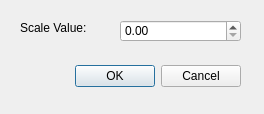
<?xml version="1.0" encoding="UTF-8"?>
<ui version="4.0">
 <class>SubregionRmsScaleDialog</class>
 <widget class="QDialog" name="SubregionRmsScaleDialog">
  <property name="geometry">
   <rect>
    <x>0</x>
    <y>0</y>
    <width>264</width>
    <height>114</height>
   </rect>
  </property>
  <property name="windowTitle">
   <string>Subregion RMS Scale</string>
  </property>
  <widget class="QWidget" name="layoutWidget">
   <property name="geometry">
    <rect>
     <x>20</x>
     <y>60</y>
     <width>221</width>
     <height>33</height>
    </rect>
   </property>
   <layout class="QHBoxLayout">
    <property name="spacing">
     <number>6</number>
    </property>
    <property name="margin">
     <number>0</number>
    </property>
    <item>
     <spacer>
      <property name="orientation">
       <enum>Qt::Horizontal</enum>
      </property>
      <property name="sizeHint" stdset="0">
       <size>
        <width>131</width>
        <height>31</height>
       </size>
      </property>
     </spacer>
    </item>
    <item>
     <widget class="QPushButton" name="okButton">
      <property name="text">
       <string>OK</string>
      </property>
     </widget>
    </item>
    <item>
     <widget class="QPushButton" name="cancelButton">
      <property name="text">
       <string>Cancel</string>
      </property>
     </widget>
    </item>
   </layout>
  </widget>
  <widget class="QLabel" name="label">
   <property name="geometry">
    <rect>
     <x>20</x>
     <y>20</y>
     <width>101</width>
     <height>16</height>
    </rect>
   </property>
   <property name="text">
    <string>Scale Value:</string>
   </property>
  </widget>
  <widget class="QDoubleSpinBox" name="doubleSpinBox">
   <property name="geometry">
    <rect>
     <x>120</x>
     <y>20</y>
     <width>121</width>
     <height>22</height>
    </rect>
   </property>
  </widget>
 </widget>
 <resources/>
 <connections>
  <connection>
   <sender>okButton</sender>
   <signal>clicked()</signal>
   <receiver>SubregionRmsScaleDialog</receiver>
   <slot>accept()</slot>
   <hints>
    <hint type="sourcelabel">
     <x>278</x>
     <y>253</y>
    </hint>
    <hint type="destinationlabel">
     <x>96</x>
     <y>254</y>
    </hint>
   </hints>
  </connection>
  <connection>
   <sender>cancelButton</sender>
   <signal>clicked()</signal>
   <receiver>SubregionRmsScaleDialog</receiver>
   <slot>reject()</slot>
   <hints>
    <hint type="sourcelabel">
     <x>369</x>
     <y>253</y>
    </hint>
    <hint type="destinationlabel">
     <x>179</x>
     <y>282</y>
    </hint>
   </hints>
  </connection>
 </connections>
</ui>
